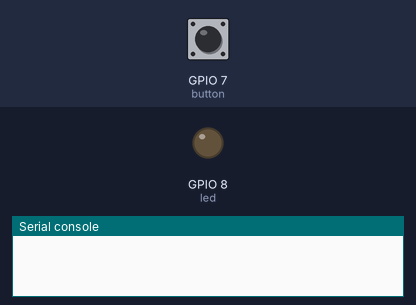
Simulated run of this program. Board: ESP32 board running MicroPython. Shown: output pins drawn as LEDs (lit = HIGH), the last lines printed to the serial console. The inputs (shaded band) are chosen by the test bench; at power-on: GPIO 7 (button) HIGH.

Above: at 1.2 s.
1.3 s: GPIO 7 (button) pulled LOW for 0.15 s
At 1.4 s:
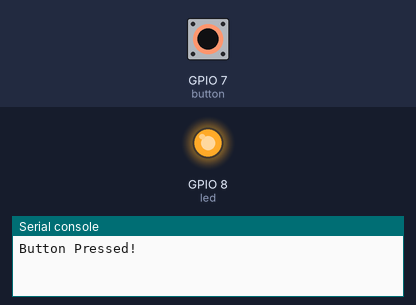
3.0 s: GPIO 7 (button) pulled LOW for 3.2 s
At 7.1 s:
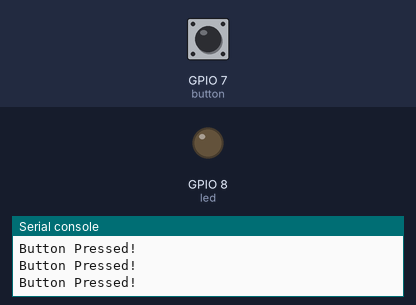
Timing chart, 0 to 8.6 s (numbered marks = the images above; inputs shaded):
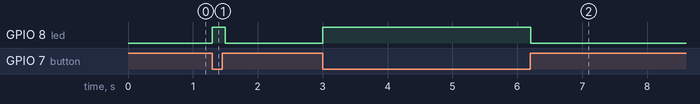

Measured:
- after the input at 1.3 s, GPIO 8 (led): LOW → HIGH at once, → LOW 0.20 s later
- after the input at 3.0 s, GPIO 8 (led): LOW → HIGH at once, → LOW 3.2 s later

The program:

LED_Switch_Demo.py
```python
''' Demo Code to test onboard Switch and LED '''

from machine import Pin
import time

button = Pin(7, Pin.IN)  # Define GPIO7 as Input for switch connection
led = Pin(8, Pin.OUT)    # Define GPIO8 as Output for LED connection

while True:
    if button.value() == 0:  # Button pressed (active low)
        led.on()
        print("Button Pressed!")
    else:
        led.off()
    time.sleep(0.1)  # wait, to avoid debounce
```
